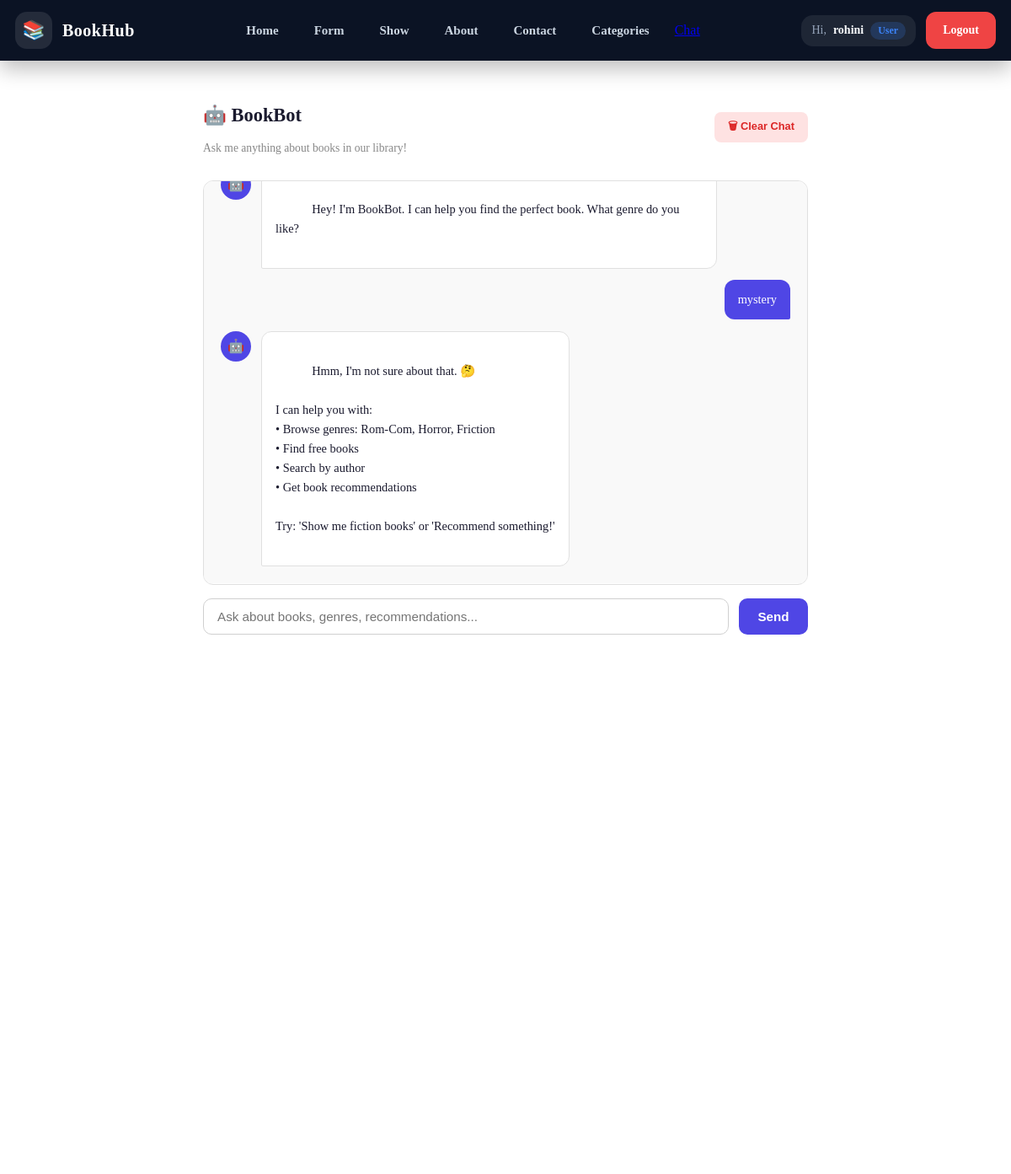
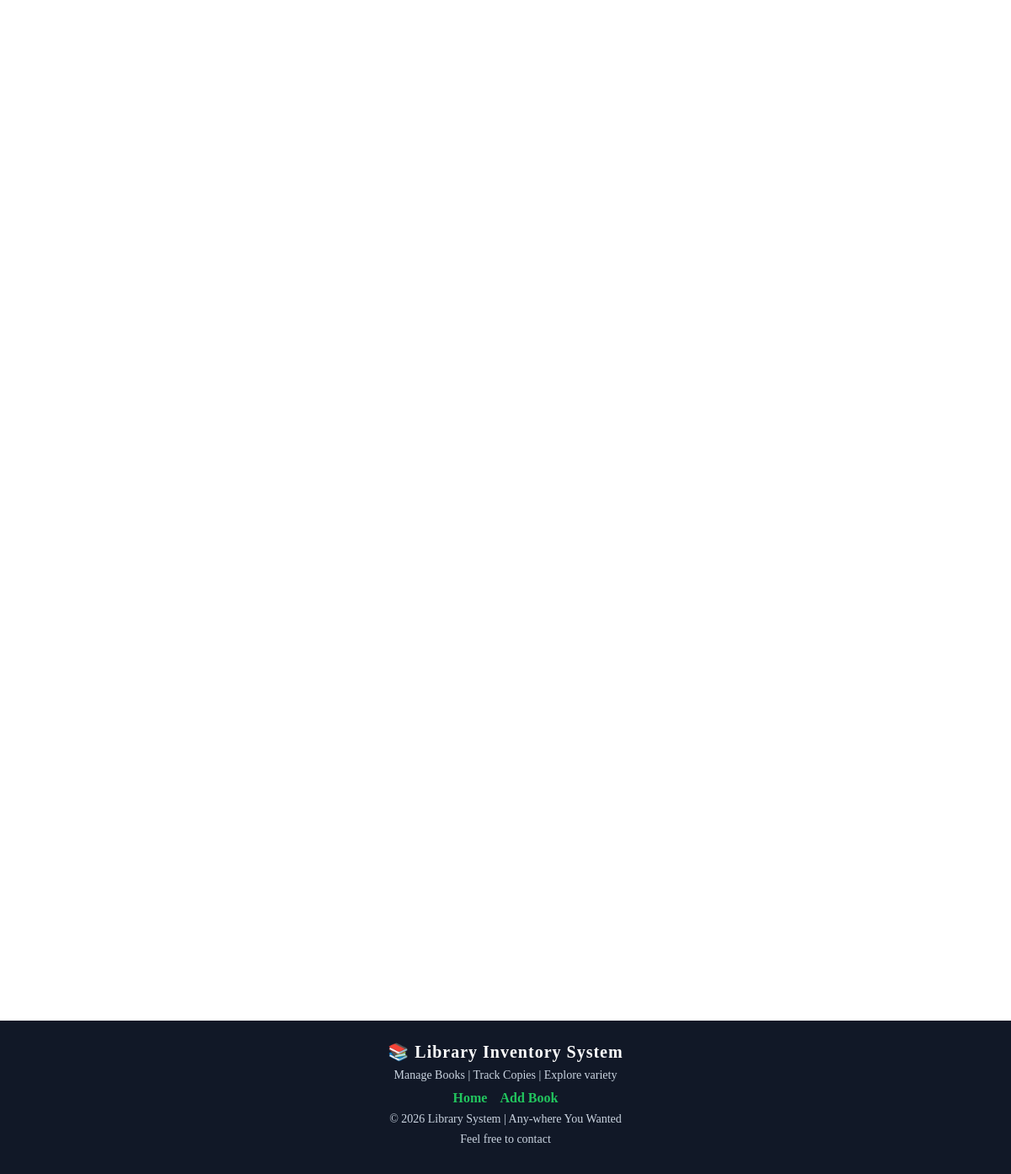
Page /chat/ (signed in) on the committed database (2 pictures, top to bottom).
### chat_app/models.py (models this page shows, shortened)
class ChatMessage(models.Model):
    user = models.ForeignKey(User, on_delete=models.CASCADE)
    role = models.CharField(max_length=10)  # 'user' or 'assistant'
    message = models.TextField()
    created_at = models.DateTimeField(auto_now_add=True)
    class Meta:
        ordering = ['created_at']

### chat_app/views.py (the view)
# urls.py: path('chat/', views.chat_view, name='chat_url'),
@login_required(login_url='login_url')
def chat_view(request):
    history = ChatMessage.objects.filter(user=request.user).order_by('created_at')[:50]
    return render(request, 'chat/chat.html', {'history': history})

### templates/chat/chat.html (shortened to what this page needs)
{% extends "base.html" %}
{% block content %}
<div style="max-width:750px; margin:0 auto; padding:2rem 1rem;">
  <div style="display:flex; justify-content:space-between; align-items:center; margin-bottom:1rem;">
    <div>
      <h2 style="font-size:1.4rem; font-weight:700; color:#1a1a2e;">🤖 BookBot</h2>
      <p style="font-size:0.85rem; color:#888;">Ask me anything about books in our library!</p>
    </div>
    <button onclick="clearChat()"
      style="padding:0.45rem 1rem; background:#fee2e2; color:#dc2626; border:none; border-radius:8px; font-size:0.8rem; font-weight:600; cursor:pointer;">
      🗑 Clear Chat
    </button>
  </div>
  <div id="chat-box"
    style="background:#f9f9f9; border:1px solid #e0e0e0; border-radius:12px; padding:1.25rem; height:480px; overflow-y:auto; display:flex; flex-direction:column; gap:0.85rem; margin-bottom:1rem;">
    {% for msg in history %}
      {% if msg.role == 'user' %}
        <div style="display:flex; justify-content:flex-end;">
          <div style="background:#4f46e5; color:#fff; border-radius:12px; border-bottom-right-radius:2px; padding:0.75rem 1rem; max-width:75%; font-size:0.9rem; line-height:1.6;">
            {{ msg.message }}
          </div>
        </div>
      {% else %}
        <div style="display:flex; gap:0.75rem; align-items:flex-start;">
          <div style="width:36px; height:36px; background:#4f46e5; border-radius:50%; display:flex; align-items:center; justify-content:center; font-size:1rem; flex-shrink:0;">
            🤖
          </div>
          <div style="background:#fff; border:1px solid #e0e0e0; border-radius:12px; border-bottom-left-radius:2px; padding:0.75rem 1rem; max-width:80%; font-size:0.9rem; color:#1a1a2e; line-height:1.6; white-space:pre-wrap;">
            {{ msg.message }}
          </div>
        </div>
      {% endif %}
    {% endfor %}
  </div>
  <div style="display:flex; gap:0.75rem;">
    <input id="chat-input" type="text" placeholder="Ask about books, genres, recommendations..."
      onkeydown="if(event.key==='Enter') sendMessage();"
      style="flex:1; padding:0.75rem 1rem; border:1px solid #d0d0d0; border-radius:10px; font-size:0.95rem; outline:none;">
    <button onclick="sendMessage()"
      style="padding:0.75rem 1.4rem; background:#4f46e5; color:#fff; border:none; border-radius:10px; font-size:0.95rem; font-weight:600; cursor:pointer;">
      Send
    </button>
  </div>
</div>
{% endblock %}

### templates/NavBar.html (shortened to what this page needs)
<nav class="nav">
  <div class="nav-inner">
    <a href="{% url 'home_url' %}" class="brand">
      <span class="brand-icon">📚</span>
      <span class="brand-text"> BookHub </span>
    </a>
    <ul class="menu">
      <li><a href="{% url 'home_url' %}" class="link">Home</a></li>
      {% if user.is_authenticated %}
        <li><a href="{% url 'create_book_url' %}" class="link">Form</a></li>
        <li><a href="{% url 'show_book_url' %}" class="link">Show</a></li>
      {% endif %}
      <li><a href="{% url 'about_url' %}" class="link">About</a></li>
      <li><a href="{% url 'contact_url' %}" class="link">Contact</a></li>
      <li><a href="{% url 'categories_url' %}" class="link">Categories</a></li>
      <a href="{% url 'chat_url' %}">Chat</a>
    </ul>
    <div class="right">
      {% if user.is_authenticated %}
        <div class="user-chip">
          <span class="hello">Hi,</span>
          <span class="username">{{ user.username }}</span>
          {% if user.is_superuser %}
            <span class="role admin-role">Admin</span>
          {% else %}
            <span class="role user-role">User</span>
          {% endif %}
        </div>
        <a href="{% url 'logout_url' %}" class="btn btn-logout">Logout</a>
      {% else %}
        <a href="{% url 'login_url' %}" class="btn btn-login">Login</a>
        <a href="{% url 'register_url' %}" class="btn btn-register">Register</a>
      {% endif %}
    </div>
  </div>
</nav>

### templates/NavBar.html (style rules this page uses)
.nav-inner { display: flex; align-items: center; justify-content: space-between; }
* { box-sizing: border-box; }
.right { display: flex; align-items: center; justify-content: flex-end; gap: 12px; }
.btn { height: 44px; min-height: 44px; padding: 0 20px; border-radius: 14px; font-size: 14px; font-weight: 700; text-decoration: none; display: flex; align-items: center; justify-content: center; line-height: 44px; border: 2px solid transparent; margin: 0; }
.nav { width: 100%; background: #0b1324; padding: 14px 0; position: sticky; top: 0; z-index: 999; box-shadow: 0 10px 25px rgba(0, 0, 0, 0.25); }
.nav-inner { max-width: 1200px; margin: auto; padding: 0 18px; display: flex; align-items: center; justify-content: space-between; gap: 18px; }
.brand { display: flex; align-items: center; gap: 12px; text-decoration: none; }
.brand-icon { font-size: 22px; width: 44px; height: 44px; border-radius: 14px; display: flex; align-items: center; justify-content: center; background: rgba(255, 255, 255, 0.1); }
.brand-text { color: #ffffff; font-size: 20px; font-weight: 800; letter-spacing: 0.5px; }
.menu { list-style: none; display: flex; align-items: center; gap: 18px; margin: 0; padding: 0; }
.link { text-decoration: none; color: #cbd5e1; font-weight: 600; font-size: 15px; padding: 8px 12px; border-radius: 10px; transition: 0.25s ease; }
.right { display: flex; align-items: center; gap: 12px; }
.user-chip { display: flex; align-items: center; gap: 8px; padding: 8px 12px; border-radius: 14px; background: rgba(255, 255, 255, 0.08); color: #ffffff; font-size: 14px; }
.hello { color: #94a3b8; font-weight: 500; }
.username { font-weight: 800; color: #f8fafc; }
.role { font-size: 12px; font-weight: 800; padding: 3px 9px; border-radius: 999px; }
.user-role { background: rgba(59, 130, 246, 0.2); color: #3b82f6; }
.btn { height: 42px; padding: 0 18px; border-radius: 12px; font-size: 14px; font-weight: 800; text-decoration: none; display: inline-flex; align-items: center; justify-content: center; line-height: 1; transition: 0.25s ease; cursor: pointer; }
.btn-logout { background: #ef4444; color: #ffffff; border: 2px solid #ef4444; }

### templates/FootBar.html (style rules this page uses)
html, body { height: 100%; margin: 0; }
body { display: flex; flex-direction: column; min-height: 100vh; }

### rows in the picture
ChatMessage: message "Hey! I'm BookBot. I can help you find the perfect book. What genre do you like?"
ChatMessage: message "mystery"
ChatMessage: message "Hmm, I'm not sure about that. 🤔 I can help you with: • Browse genres: Rom-Com, Horror, Friction • Find free books • Search by author • Get book recommendations Try: 'Show me fiction books' or 'Recommend something!'"

### other values in the picture
{{ user.username }} "rohini"
